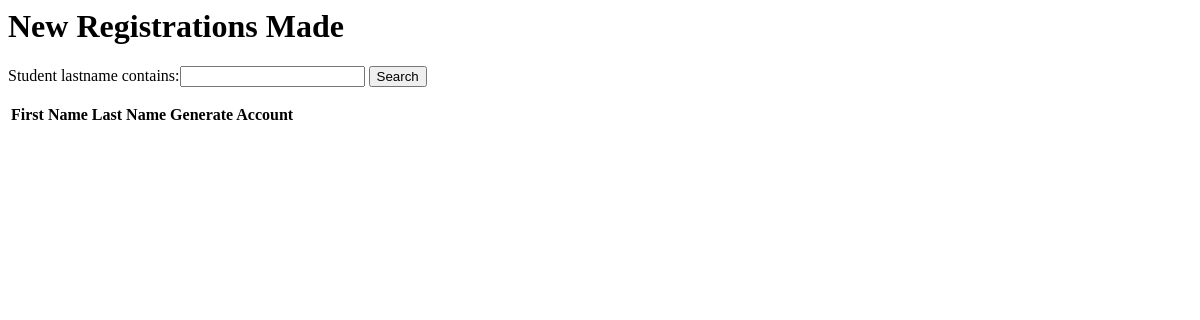
Page /RegistrationList (signed in) on the earlier database version.
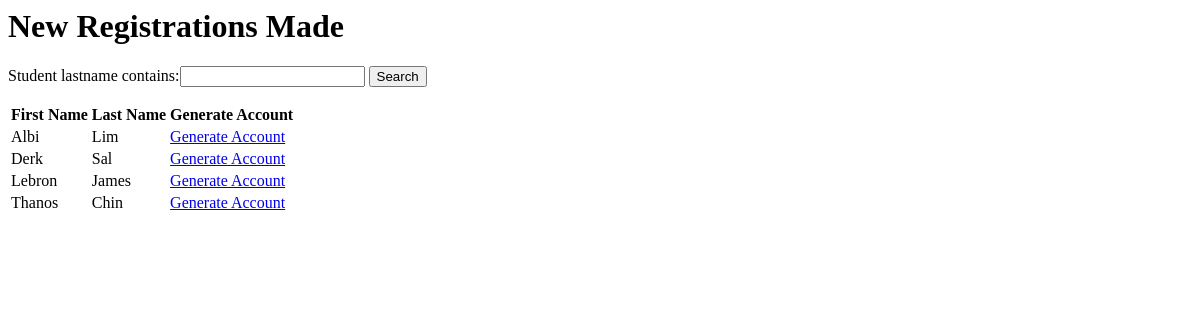
Same page on the later database version.
### sis_app/models.py (models this page shows)
class Account(models.Model):
    username = models.CharField(max_length=128)
    password = models.CharField(max_length=128)#passwords should be stored hashed
    class Meta:
        abstract=True # Don't use this line if you want Contact to have its own table

class Student(Account):
    student_firstname = models.CharField(max_length=128)#
    student_lastname = models.CharField(max_length=128)#
    student_middlename = models.CharField(max_length=128, default="middlename")
    student_nickname = models.CharField(max_length=128, default="nickname")
    student_grade_level = models.CharField(max_length=128, blank=True)#
    status =[
    ('Not Enrolled','Not Enrolled'),
    ('Enrolled', 'Enrolled'),
    ]#
    enrollment_status = models.CharField(max_length=20, choices=status,default='Not Enrolled')#
    student_schoolyear_start=models.IntegerField(('year'), validators=[MinValueValidator(2000), max_value_current_year])#
    student_telno = models.CharField(max_length=128, default="None")
    student_address = models.CharField(max_length=300, null = False, default="cityx")
    student_religion = models.CharField(max_length=128, null = True, default="None")
    student_nationality = models.CharField(max_length=128, default="No nationality")
    student_hobbies = models.TextField(default = "None")
    student_likes = models.TextField(default = "None")
    student_dislikes = models.TextField(default = "None")

### sis_app/views.py (the view)
# urls.py: path('RegistrationList',views.RegistrationList, name="registration_list"),
def RegistrationList(request, pk = 0):
    if request.user.is_superuser:
        registrant_ids = list(Student.objects.values_list('pk', flat=True).order_by('pk'))
        user_ids = list(User.objects.exclude(is_superuser=True).values_list('pk', flat=True).order_by('pk'))
        view_registrant_ids = list(set(registrant_ids) - set(user_ids))
        students = Student.objects.filter(pk__in=view_registrant_ids)
        myFilter = StudentFilter(request.GET, queryset=students)
        students = myFilter.qs
        context = {'studentList' : students, 'myFilter': myFilter}
        return render(request,"sis_app/Registration_List.html", context)
    else:
        return render(request,"sis_app/no_access.html")

### sis_app/templates/sis_app/Registration_List.html (shortened to what this page needs)
{% load static %}
{%block content %}
<h1 class="pageHeading">New Registrations Made</h1>
<div class="form-container">
    <form method="get" style=>
        {{myFilter.form}}
        <button class="buttonDesignPositive" type="submit">Search</button>
    </form>
</div>
<div class="table-container">
    <table class = "table table-borderless">
        <thead class= "border-bottom font-weight-bold">
            <tr>
                <th>First Name</th>
                <th>Last Name</th>
                <th>Generate Account</th>
                <th></th>
            </tr>
        </thead>
        <tbody>
            {% for student in studentList %}
            <tr>
                <td data-heading="First Name">{{student.student_firstname}}</td>
                <td data-heading="Last Name">{{student.student_lastname}}</td>
                <td><a class="buttonDesignNegative" href="{% url 'sis_app:generate_account' student.id %}">Generate Account</a></td>
            </tr>
            {% endfor %}
        </tbody>
    </table>
</div>
{% endblock content %}

Differences in the rows shown:
added Student: student_firstname "Albi", student_lastname "Lim"
added Student: student_firstname "Derk", student_lastname "Sal"
added Student: student_firstname "Lebron", student_lastname "James"
added Student: student_firstname "Thanos", student_lastname "Chin"
